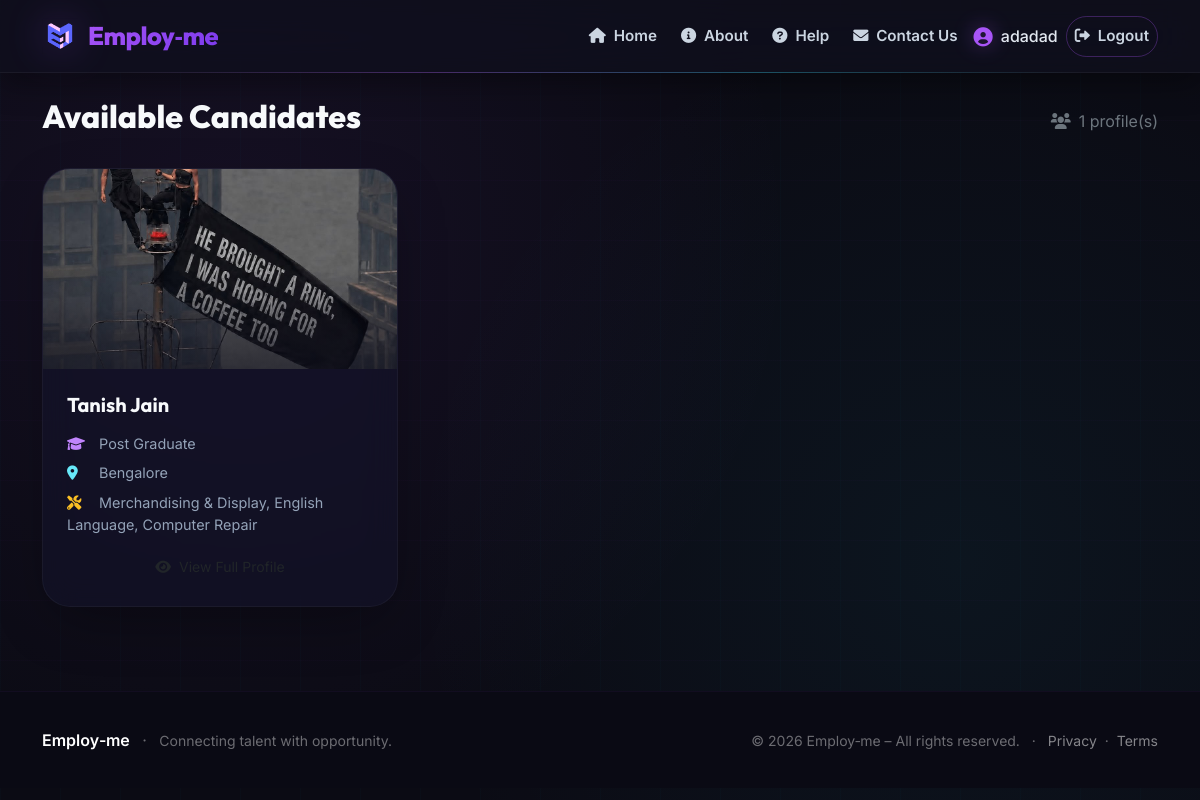
The app's page /hire (signed in), older data.
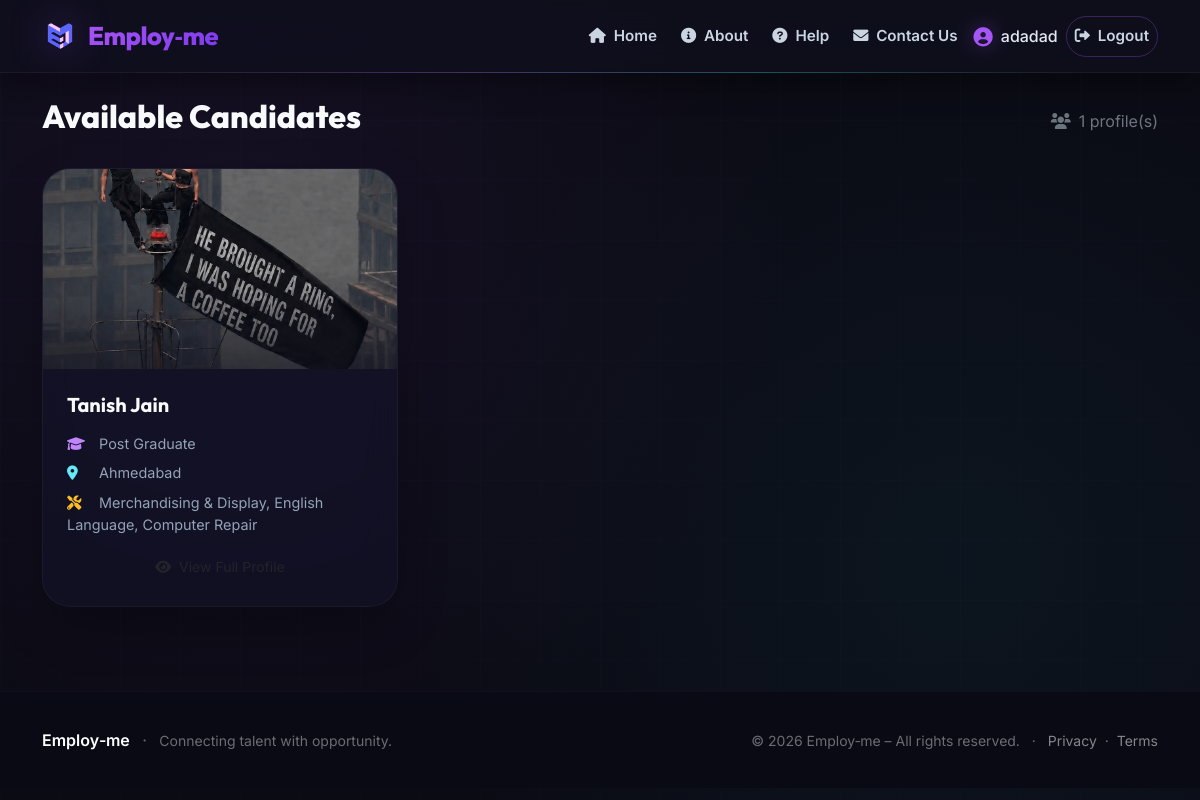
The same page, newer data.
### models.py (models this page shows)
class JobSeekerProfile(db.Model):
    id = db.Column(db.Integer, primary_key=True)
    user_id = db.Column(db.Integer, db.ForeignKey('user.id'), unique=True, nullable=False)
    first_name = db.Column(db.String(50), nullable=False)
    middle_name = db.Column(db.String(50), nullable=True)
    last_name = db.Column(db.String(50), nullable=False)
    dob = db.Column(db.Date, nullable=False)
    gender = db.Column(db.String(10), nullable=False)
    address = db.Column(db.String(300), nullable=False)
    pincode = db.Column(db.String(10), nullable=False)
    mobile = db.Column(db.String(15), nullable=False)
    father_husband_name = db.Column(db.String(100), nullable=False)
    education_level = db.Column(db.String(20), nullable=False)
    education_other = db.Column(db.String(100), nullable=True)
    preferred_location1 = db.Column(db.String(100), nullable=False)
    preferred_location2 = db.Column(db.String(100), nullable=True)
    preferred_location3 = db.Column(db.String(100), nullable=True)
    employment_type = db.Column(db.String(20), nullable=False)
    skills = db.Column(db.Text, nullable=True)
    city = db.Column(db.String(100), nullable=False)
    state = db.Column(db.String(100), nullable=False)
    profile_pic = db.Column(db.String(200))
    aadhar_card = db.Column(db.String(200))
    created_at = db.Column(db.DateTime, default=datetime.utcnow)
    verified = db.Column(db.Boolean, default=False, nullable=False)

### app.py (the view)
@app.route('/hire')
@login_required
@role_required('employer')
def hire_dashboard():
    employer_profile = EmployerProfile.query.filter_by(user_id=current_user.id).first()
    if not employer_profile:
        flash('Please complete your business profile first.', 'warning')
        return redirect(url_for('employer_profile'))
    if not employer_profile.verified:
        return redirect(url_for('verification_pending'))
    profiles = JobSeekerProfile.query.filter_by(verified=True).all()
    return render_template('hire_dashboard.html', profiles=profiles)

### app.py (called while the page is built)
@login_manager.user_loader
def load_user(user_id):
    return User.query.get(int(user_id))

def role_required(role):
    def decorator(func):
        from functools import wraps
        @wraps(func)
        def wrapper(*args, **kwargs):
            if not current_user.is_authenticated or current_user.role != role:
                flash('Access denied.', 'danger')
                return redirect(url_for('index'))
            return func(*args, **kwargs)
        return wrapper
    return decorator

### templates/hire_dashboard.html (shortened to what this page needs)
{% extends "base.html" %}
{% block content %}
    <div class="d-flex justify-content-between align-items-center mb-4">
        <h2 style="font-family: var(--font-display); font-weight: 800; color: #F8FAFC;">Available Candidates</h2>
        <span class="text-secondary"><i class="fas fa-users me-2"></i>{{ profiles|length }} profile(s)</span>
    </div>
    <div class="row">
        {% for p in profiles %}
        <div class="col-md-6 col-lg-4 mb-4">
            <div class="card-modern p-0 overflow-hidden h-100">
                <div class="position-relative" style="height: 200px; overflow: hidden;">
                    {% if p.profile_pic %}
                        <img src="{{ url_for('static', filename='uploads/' + p.profile_pic) }}"
                             alt="{{ p.first_name }}"
                             class="w-100 h-100"
                             style="object-fit: cover; transition: transform 0.4s ease;">
                    {% else %}
                        <div class="w-100 h-100 d-flex align-items-center justify-content-center"
                             style="background: rgba(168, 85, 247, 0.08); color: rgba(255,255,255,0.25); font-size: 2rem;">
                            <i class="fas fa-user-circle"></i>
                        </div>
                    {% endif %}
                </div>
                <div class="p-4">
                    <h5 class="card-title" style="font-family: var(--font-display); font-weight: 700; color: #F8FAFC;">
                        {{ p.first_name }} {{ p.last_name }}
                    </h5>
                    <ul class="list-unstyled mt-3 mb-3" style="font-size: 0.9rem; color: #94A3B8;">
                        <li class="mb-2">
                            <i class="fas fa-graduation-cap me-2" style="color: var(--primary-light); width: 20px;"></i>
                            {{ p.education_level }}{% if p.education_other %} - {{ p.education_other }}{% endif %}
                        </li>
                        <li class="mb-2">
                            <i class="fas fa-map-marker-alt me-2" style="color: var(--employer-light); width: 20px;"></i>
                            {{ p.preferred_location1 }}
                        </li>
                        <li class="mb-2">
                            <i class="fas fa-tools me-2" style="color: var(--accent-gold); width: 20px;"></i>
                            {{ p.skills[:80] if p.skills else 'N/A' }}{% if p.skills and p.skills|length > 80 %}...{% endif %}
                        </li>
                    </ul>
                    <a href="{{ url_for('view_profile', profile_id=p.id) }}" class="btn btn-soft-primary btn-sm w-100">
                        <i class="fas fa-eye me-2"></i>View Full Profile
                    </a>
                </div>
            </div>
        </div>
        {% else %}
        <div class="col-12">
            <div class="alert-modern alert-info text-center py-4">
                <i class="fas fa-info-circle me-2"></i> No jobseeker profiles yet. Check back later.
            </div>
        </div>
        {% endfor %}
    </div>
{% endblock %}

Row changes from the older to the newer data that the page shows:
changed JobSeekerProfile "Tanish": preferred_location1 "Bengalore" → "Ahmedabad"
